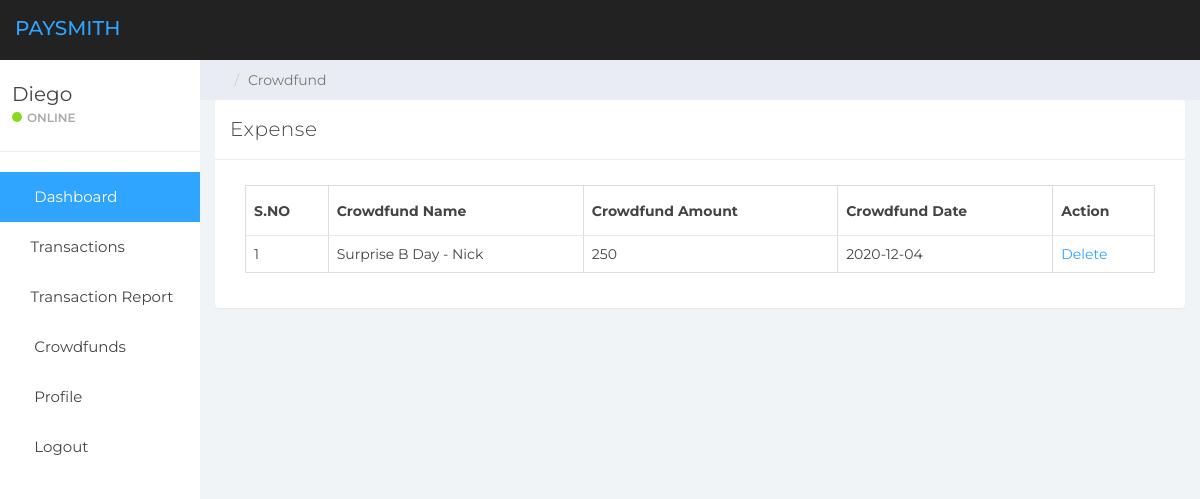
The app's page /manage-crowdfund.php (signed in) with its own data.
### tables this page shows
CREATE TABLE `customers` (
  `id` int(11) NOT NULL,
  `fname` varchar(255) NOT NULL,
  `lname` varchar(255) NOT NULL,
  `email` varchar(255) NOT NULL,
  `password` varchar(255) NOT NULL,
  `balance` varchar(255) NOT NULL DEFAULT '0'
);

CREATE TABLE `crowdfund` (
  `id` int(255) NOT NULL,
  `UserID` int(255) NOT NULL,
  `date` date NOT NULL,
  `crowdfundName` varchar(255) NOT NULL,
  `amount` int(255) NOT NULL DEFAULT 0
);

### manage-crowdfund.php (the view, shortened to what this page needs)
<?php
$conn = mysqli_connect("localhost", "root", "", "appusers");
if (strlen($_SESSION['id']==0)) {
header('location:logout.php');
} else{
?>
<!DOCTYPE html>
<html>
<head>
<link href="css/bootstrap.min.css" rel="stylesheet">
<link href="css/font-awesome.min.css" rel="stylesheet">
<link href="css/datepicker3.css" rel="stylesheet">
<link href="css/styles2.css" rel="stylesheet">
</head>
<body>
<body>
  <nav class="navbar navbar-custom navbar-fixed-top" role="navigation">
        <div class="container-fluid">
            <div class="navbar-header">
                <a class="navbar-brand" href="menu.php"><span>PaySmith</span></a>
            </div>
        </div>
    </nav>
    <div id="sidebar-collapse" class="col-sm-3 col-lg-2 sidebar">
          <div class="profile-sidebar">
              <div class="profile-usertitle">
                  <?php
  $uid=$_SESSION['id'];
  $ret=mysqli_query($conn,"select fname from customers where id='$uid'");
  $row=mysqli_fetch_array($ret);
  $name=$row['fname'];
  ?>
                  <div class="profile-usertitle-name"><?php echo $name; ?></div>
                  <div class="profile-usertitle-status"><span class="indicator label-success"></span>Online</div>
              </div>
          </div>
          <ul class="nav menu">
              <li class="active"><a href="menu.php"><em class="fa fa-dashboard">&nbsp;</em> Dashboard</a></li>
              <li class="parent "><a data-toggle="collapse" href="#sub-item-1">
                  <em class="fa fa-navicon">&nbsp;</em>Transactions <span data-toggle="collapse" href="#sub-item-1" class="icon pull-right"><em class="fa fa-plus"></em></span>
                  </a>
              </li>
    <li class="parent "><a data-toggle="collapse" href="#sub-item-2">
                  <em class="fa fa-navicon">&nbsp;</em>Transaction Report <span data-toggle="collapse" href="#sub-item-1" class="icon pull-right"><em class="fa fa-plus"></em></span>
                  </a>
              </li>
              <li class="parent "><a data-toggle="collapse" href="#sub-item-3">
                  <em class="fa fa-navicon">&nbsp;</em> Crowdfunds <span data-toggle="collapse" href="#sub-item-1" class="icon pull-right"><em class="fa fa-plus"></em></span>
                  </a>
              <li><a href="user-profile.php"><em class="fa fa-user">&nbsp;</em> Profile</a></li>
  <li><a href="logout.php"><em class="fa fa-power-off">&nbsp;</em> Logout</a></li>
          </ul>
      </div>
<div class="col-sm-9 col-sm-offset-3 col-lg-10 col-lg-offset-2 main">
  <div class="row">
    <ol class="breadcrumb">
      <li><a href="#">
        <em class="fa fa-home"></em>
      </a></li>
      <li class="active">Crowdfund</li>
    </ol>
  </div>
  <div class="row">
    <div class="col-lg-12">
      <div class="panel panel-default">
        <div class="panel-heading">Expense</div>
        <div class="panel-body">
          <div class="col-md-12">
            <div class="table-responsive">
          <table class="table table-bordered mg-b-0">
            <thead>
              <tr>
                <th>S.NO</th>
                <th>Crowdfund Name</th>
                <th>Crowdfund Amount</th>
                <th>Crowdfund Date</th>
                <th>Action</th>
              </tr>
            </thead>
            <?php
            $userid=$_SESSION['id'];
$ret=mysqli_query($conn,"select * from crowdfund where UserID='$userid'");
$cnt=1;
while ($row=mysqli_fetch_array($ret)) {
?>
            <tbody>
              <tr>
                <td><?php echo $cnt;?></td>
                <td><?php  echo $row['crowdfundName'];?></td>
                <td><?php  echo $row['amount'];?></td>
                <td><?php  echo $row['date'];?></td>
                <td><a href="manage-crowdfund.php?delid=<?php echo $row['id'];?>">Delete</a>
              </tr>
              <?php
$cnt=$cnt+1;
}?>
            </tbody>
          </table>
        </div>
          </div>
        </div>
      </div>
    </div>
  </div>
</div>
</body>
</html>
<?php }  ?>

### css/styles2.css (style rules this page uses)
body { background: #f1f4f7; padding-top: 60px; font-size: 14px; color: #444444; font-family: "Montserrat", "Helvetica Neue", Helvetica, Arial, sans-serif; }
a, a:hover, a:focus { color: #30a5ff; }
.navbar-custom { background: #222; height: 60px; }
.navbar-header .navbar-brand { color: #fff; font-size: 20px; text-transform: uppercase; font-weight: 500; height: 60px; padding-top: 18px; }
.navbar-header .navbar-brand span { color: #30a5ff; }
.label-success { background-color: #8ad919; }
.panel { border: 0; }
.panel-heading { font-size: 20px; font-weight: 300; letter-spacing: 0.025em; height: 60px; line-height: 38px; }
.panel-default .panel-heading { background: #fff; border-bottom: 1px solid #e9ecf2; color: #444444; }
.navbar { border: 0; }
.sidebar { display: block; padding: 0; display: none; box-shadow: none; background: #fff; }
.sidebar ul { margin: 20px 0px; }
@media (min-width: 768px) { .sidebar { display: block; position: fixed; top: 60px; bottom: 0; left: 0; z-index: 1000; display: block; margin: 0; padding: 0; overflow-x: hidden; overflow-y: auto; } }
@media (min-width: 768px) { .navbar-header { width: 100%; } }
.sidebar ul.nav .active a, .sidebar ul.nav li.parent a.active, .sidebar ul.nav .active > a:hover, .sidebar ul.nav li.parent a.active:hover, .sidebar ul.nav .active > a:focus, .sidebar ul.nav li.parent a.active:focus { color: #fff; background-color: #30a5ff; }
.sidebar ul.nav li a { height: 50px; font-size: 15px; line-height: 2em; color: #444444; }
.profile-sidebar { padding: 10px 0; border-bottom: 1px solid #e9ecf2; }
.indicator { width: 10px; height: 10px; display: inline-block; border-radius: 9999px; margin-right: 5px; }
.profile-usertitle { float: left; text-align: left; margin: 10px 0 0 12px; }
.profile-usertitle-name { font-size: 20px; margin-bottom: 0px; }
.profile-usertitle-status { text-transform: uppercase; color: #AAA; font-size: 12px; font-weight: 600; margin-bottom: 15px; }
.breadcrumb { border-radius: 0; padding: 10px 15px 10px 15px; background: #e9ecf2; margin: 0; }
.table { background: #fff; }
.table > thead > tr > th { border-bottom: 1px solid #e6e7e8; vertical-align: middle; height: 50px; }

### records on screen
customers: fname "Diego"
crowdfund: crowdfundName "Surprise B Day - Nick", amount "250", date "2020-12-04"
